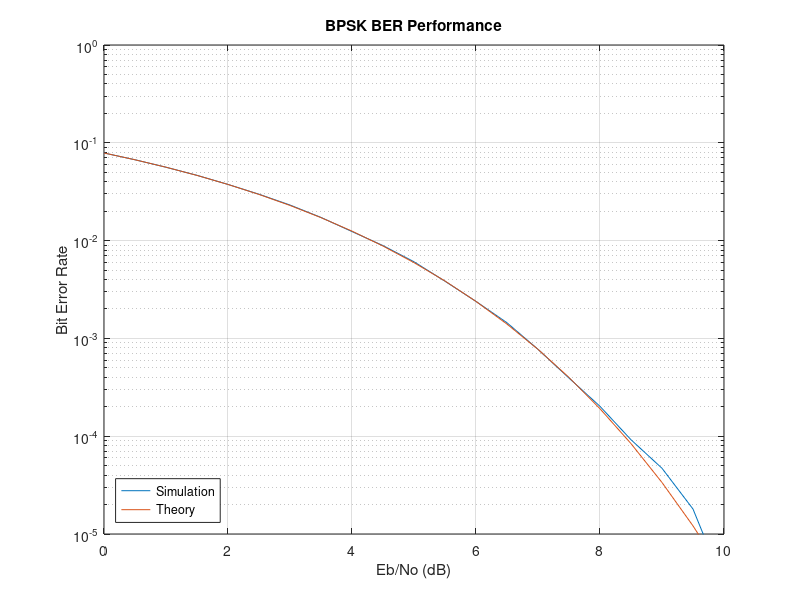

This figure's MATLAB source:
% BPSK Simulation with Theoretical BER Comparison

% Parameters
bitnum = 1000000; % Number of bits to simulate
Eb = 1; % Energy per bit
EbNo_dB = 0:0.5:10; % Eb/No range in dB

% Preallocate arrays
ber_sim = zeros(size(EbNo_dB));
ber_theory = zeros(size(EbNo_dB));

% Generate random bits
bits = randi([0 1], 1, bitnum);

% BPSK modulation
s = 2*bits - 1;

% Simulation loop
for i = 1:length(EbNo_dB)
    % Calculate noise variance
    No = Eb / (10^(EbNo_dB(i)/10));
    n0 = No/2;
    
    % Generate noise
    n = sqrt(n0) * randn(size(s));
    
    % Received signal
    r = s + n;
    
    % Decision
    bits_received = (r > 0);
    
    % Calculate BER
    ber_sim(i) = sum(bits ~= bits_received) / bitnum;
    
    % Theoretical BER
    ber_theory(i) = 0.5 * erfc(sqrt(10^(EbNo_dB(i)/10)));
end

% Plotting
figure;
semilogy(EbNo_dB, ber_sim,  'DisplayName', 'Simulation');
hold on;
semilogy(EbNo_dB, ber_theory, 'DisplayName', 'Theory');
grid on;
xlabel('Eb/No (dB)');
ylabel('Bit Error Rate');
title('BPSK BER Performance');
legend('Location', 'southwest');
ylim([1e-5 1]);